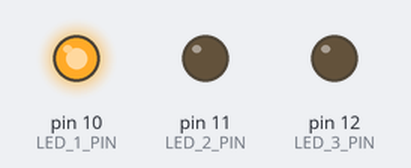
Bench run of a sketch on a simulated Arduino Uno, built with avr-gcc and run on an emulated ATmega328P. On the bench: output pins drawn as LEDs (lit = HIGH).

Above: at 1.0 s.
At 2.2 s:
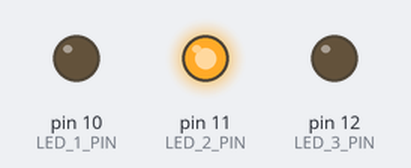
At 3.5 s:
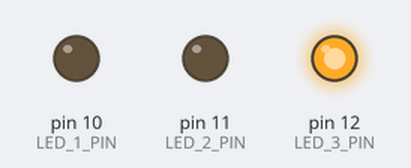
Timing chart, 0 to 5.9 s (numbered marks = the images above):
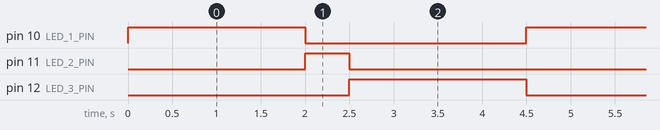

The sketch:

Traffic_Light.ino
```cpp
#define LED_1_PIN 10
#define LED_2_PIN 11
#define LED_3_PIN 12

void setup() {
  pinMode(LED_1_PIN, OUTPUT);
  pinMode(LED_2_PIN, OUTPUT);
  pinMode(LED_3_PIN, OUTPUT);

  digitalWrite(LED_1_PIN, LOW);
  digitalWrite(LED_2_PIN, LOW);
  digitalWrite(LED_3_PIN, LOW);
}

void loop() {
  digitalWrite(LED_1_PIN, HIGH);
  digitalWrite(LED_2_PIN, LOW);
  digitalWrite(LED_3_PIN, LOW);
  delay(2000);
  digitalWrite(LED_1_PIN, LOW);
  digitalWrite(LED_3_PIN, LOW);
  digitalWrite(LED_2_PIN, HIGH);
  delay(500);
  digitalWrite(LED_1_PIN, LOW);
  digitalWrite(LED_3_PIN, HIGH);
  digitalWrite(LED_2_PIN, LOW);
  delay(2000);
}
```

Measured:
- by itself, pin 10 (LED_1_PIN), pin 12 (LED_3_PIN): alternates HIGH for 2.0 s and LOW for 2.5 s
- by itself, pin 11 (LED_2_PIN): alternates HIGH for 0.50 s and LOW for 4.0 s
- by itself, everything shown: repeats every 4.5 s, in 3 steps
